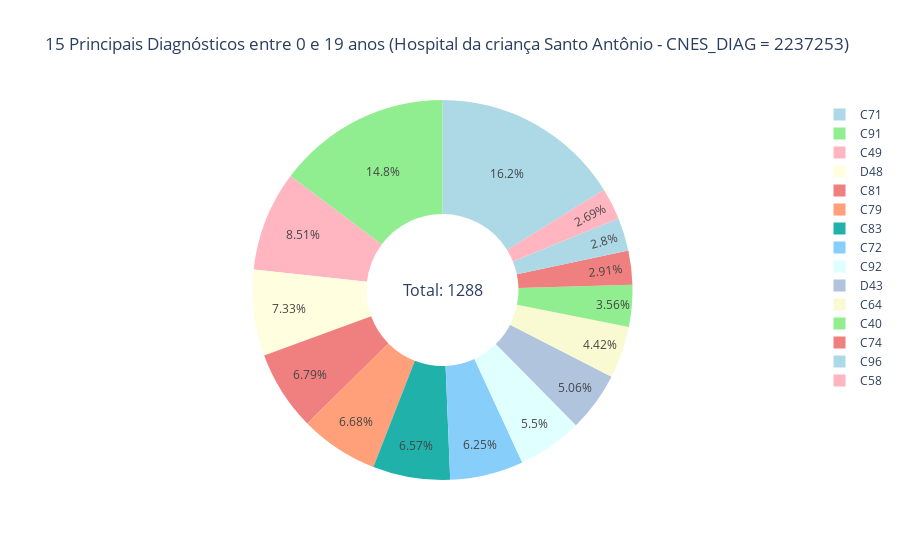
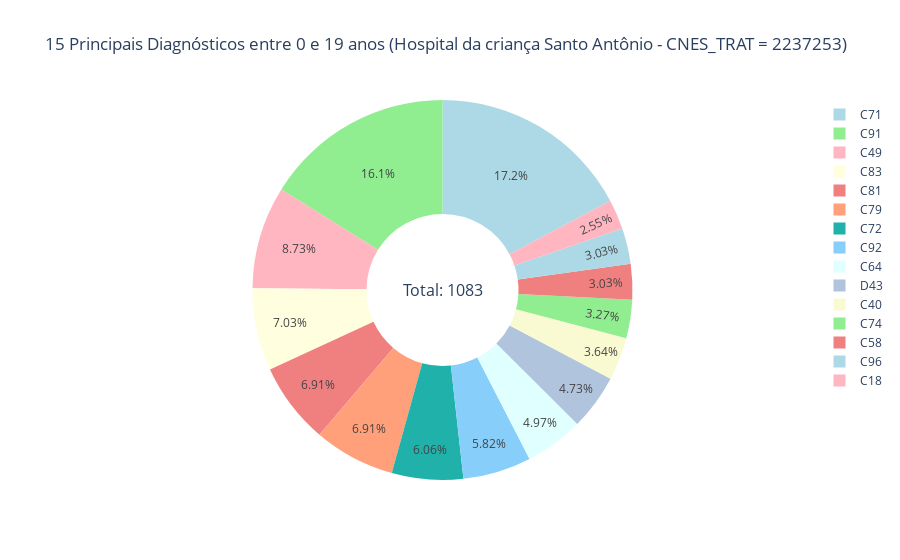

Notebook source saved alongside these figures, in order:
### Code cell
import pandas as pd
import plotly.graph_objects as go

# Supondo que você já tenha o DataFrame df com os dados

# Criando um dicionário com os CNES_TRAT dos hospitais
hospitais = {
    'Hospital de Clínicas de Porto Alegre': 2237601,dados_Mortalidade2
    'Hospital da criança Conceição': 2237571,
    'Hospital da criança Santo Antônio': 2237253,
    'Hospital Geral de Caxias do Sul': 2223538,
    'Hospital São Vicente de Paulo': 2246988,
    'Hospital Universitário de Santa Maria': 2244306
}

# Exibindo as opções de hospitais disponíveis para o usuário
print("Opções de hospitais disponíveis:")
for idx, hospital in enumerate(hospitais.keys(), start=1):
    print(f"{idx}. {hospital}")

# Solicitando ao usuário que selecione o hospital
opcao_input = input("Digite o número correspondente ao hospital desejado: ")

# Verificando se a opção selecionada é válida
if opcao_input.isdigit():
    opcao = int(opcao_input)
    if opcao >= 1 and opcao <= len(hospitais):
        hospital_input = list(hospitais.keys())[opcao - 1]
        cnes_trat = hospitais[hospital_input]

        # Aplicando o filtro para selecionar pacientes com idade entre 0 e 19 e o CNES_DIAG especificado
        filtro_diag = df[(df['CNES_DIAG'] == cnes_trat) & ((df['IDADE'] >= 0) & (df['IDADE'] <= 19))]

        # Contando as ocorrências de diagnósticos para CNES_DIAG
        contagem_diag = filtro_diag['DIAG_DETH'].value_counts().nlargest(15)

        # Calculando as porcentagens
        porcentagens_diag = (contagem_diag / contagem_diag.sum()) * 100

        # Criando um gráfico de rosquinha interativo com cores suaves
        fig_diag = go.Figure()

        # Adicionando o gráfico de rosquinha
        fig_diag.add_trace(go.Pie(
            labels=contagem_diag.index,
            values=contagem_diag.values,
            marker_colors=['lightblue', 'lightgreen', 'lightpink', 'lightyellow', 'lightcoral',
                           'lightsalmon', 'lightseagreen', 'lightskyblue', 'lightcyan', 'lightsteelblue',
                           'lightgoldenrodyellow', 'lightgreen', 'lightcoral', 'lightblue', 'lightpink'],
            hoverinfo='label+value+percent',  # Informações
            hole=0.4  # Tamanho do furo no centro (0.0 a 1.0)
        ))

        # Adicionando uma anotação para a contagem total
        contagem_total_diag = filtro_diag.shape[0]
        fig_diag.add_annotation(
            text=f"Total: {contagem_total_diag}",
            x=0.5,
            y=0.5,
            showarrow=False,
            font=dict(size=16)
        )

        # Personalizando o layout do gráfico
        fig_diag.update_layout(
            title=f'15 Principais Diagnósticos entre 0 e 19 anos ({hospital_input} - CNES_DIAG = {cnes_trat})',
            template='plotly_white'  # Esquema de cores suaves
        )

        # Exibindo o gráfico de rosquinha interativo
        fig_diag.show()

        # Aplicando o filtro para selecionar pacientes com idade entre 0 e 19 e o CNES_TRAT especificado
        filtro_trat = df[(df['CNES_TRAT'] == cnes_trat) & ((df['IDADE'] >= 0) & (df['IDADE'] <= 19))]

        # Contando as ocorrências de diagnósticos para CNES_TRAT
        contagem_trat = filtro_trat['DIAG_DETH'].value_counts().nlargest(15)

        # Calculando as porcentagens
        porcentagens_trat = (contagem_trat / contagem_trat.sum()) * 100

        # Criando um gráfico de rosquinha interativo com cores suaves
        fig_trat = go.Figure()

        # Adicionando o gráfico de rosquinha
        fig_trat.add_trace(go.Pie(
            labels=contagem_trat.index,
            values=contagem_trat.values,
            marker_colors=['lightblue', 'lightgreen', 'lightpink', 'lightyellow', 'lightcoral',
                           'lightsalmon', 'lightseagreen', 'lightskyblue', 'lightcyan', 'lightsteelblue',
                           'lightgoldenrodyellow', 'lightgreen', 'lightcoral', 'lightblue', 'lightpink'],
            hoverinfo='label+value+percent',  # Informações
            hole=0.4  # Tamanho do furo no centro (0.0 a 1.0)
        ))

        # Adicionando uma anotação para a contagem total
        contagem_total_trat = filtro_trat.shape[0]
        fig_trat.add_annotation(
            text=f"Total: {contagem_total_trat}",
            x=0.5,
            y=0.5,
            showarrow=False,
            font=dict(size=16)
        )

        # Personalizando o layout do gráfico
        fig_trat.update_layout(
            title=f'15 Principais Diagnósticos entre 0 e 19 anos ({hospital_input} - CNES_TRAT = {cnes_trat})',
            template='plotly_white'  # Esquema de cores suaves
        )

        # Exibindo o gráfico de rosquinha interativo
        fig_trat.show()
    else:
        print("Opção inválida. Selecione um número correspondente a um hospital válido.")
else:
    print("Opção inválida. Selecione um número correspondente a um hospital válido.")

### Figure 1 — Plotly figure (JSON) as saved in the notebook; plotly's stock layout.template omitted (floating-point values rounded to 4 significant figures)
{"data": [{"hole": 0.4, "hoverinfo": "label+value+percent", "labels": ["C71", "C91", "C49", "D48", "C81", "C79", "C83", "C72", "C92", "D43", "C64", "C40", "C74", "C96", "C58"], "marker": {"colors": ["lightblue", "lightgreen", "lightpink", "lightyellow", "lightcoral", "lightsalmon", "lightseagreen", "lightskyblue", "lightcyan", "lightsteelblue", "lightgoldenrodyellow", "lightgreen", "lightcoral", "lightblue", "lightpink"]}, "type": "pie", "values": [150, 137, 79, 68, 63, 62, 61, 58, 51, 47, 41, 33, 27, 26, 25]}], "layout": {"annotations": [{"font": {"size": 16}, "showarrow": false, "text": "Total: 1288", "x": 0.5, "y": 0.5}], "title": {"text": "15 Principais Diagnósticos entre 0 e 19 anos (Hospital da criança Santo Antônio - CNES_DIAG = 2237253)"}}}

### Figure 2 — Plotly figure (JSON) as saved in the notebook; plotly's stock layout.template omitted (floating-point values rounded to 4 significant figures)
{"data": [{"hole": 0.4, "hoverinfo": "label+value+percent", "labels": ["C71", "C91", "C49", "C83", "C81", "C79", "C72", "C92", "C64", "D43", "C40", "C74", "C58", "C96", "C18"], "marker": {"colors": ["lightblue", "lightgreen", "lightpink", "lightyellow", "lightcoral", "lightsalmon", "lightseagreen", "lightskyblue", "lightcyan", "lightsteelblue", "lightgoldenrodyellow", "lightgreen", "lightcoral", "lightblue", "lightpink"]}, "type": "pie", "values": [142, 133, 72, 58, 57, 57, 50, 48, 41, 39, 30, 27, 25, 25, 21]}], "layout": {"annotations": [{"font": {"size": 16}, "showarrow": false, "text": "Total: 1083", "x": 0.5, "y": 0.5}], "title": {"text": "15 Principais Diagnósticos entre 0 e 19 anos (Hospital da criança Santo Antônio - CNES_TRAT = 2237253)"}}}
